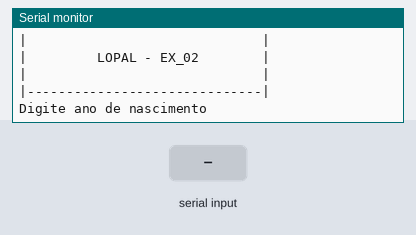
The sketch below on a simulated Arduino Uno, built with avr-gcc and run on an emulated ATmega328P. On the bench: the last lines printed to the serial monitor. Inputs (shaded band) come from the test bench.

Above: at 1.2 s.
1.3 s: "90,45\n" received over Serial
At 1.7 s:
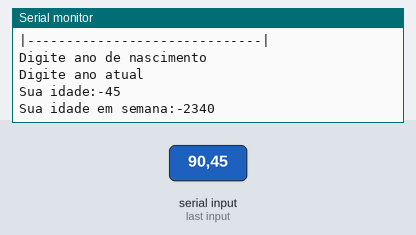
2.8 s: "30,150\n" received over Serial
At 3.6 s:
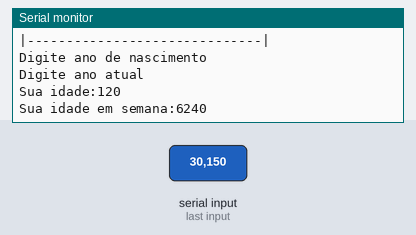

Measured:
- after the input at 1.3 s, the serial monitor: prints a new line at once (image 1)
- after the input at 2.8 s, the serial monitor: prints a new line at once (image 2)

The sketch:

Exerc_cios_02.ino
```cpp
// Declarar variáveis para armazenar o ano de nascimento e o ano atual
//Solicitar ao usuário o ano de nascimento


void setup()
{
  Serial.begin(9600);
}

//variáveis
 int idadedapessoa = 0;
 int converterparasemanas = 0;
 int anoatual = 0;
 int anodenascimento = 0;
 int idadesemana = 0;
 int idade = 52;

void loop()
  //entrada
{
  //cabeçalho - 2 pipes + 30 tracinhos
  Serial.println("|------------------------------|");//primeira Linha
  Serial.println("|                              |");
  Serial.println("|         LOPAL - EX_02        |");
  Serial.println("|                              |");
  Serial.println("|------------------------------|");//última Linha


  Serial.println();//pula uma linha
  Serial.println();//pula uma linha


 Serial.println("Digite ano de nascimento");//pergunta
  while(! Serial.available());//Espera o usuário digitar
   anodenascimento = Serial.parseInt();//resposta do usuário

  Serial.println("Digite ano atual");//pergunta
   while(! Serial.available());//Espera o usuário digitar
    anoatual = Serial.parseInt();//resposta do usuário

  //processamento
    idadedapessoa = anoatual - anodenascimento;
    idadesemana = idadedapessoa * 52;

    //saída
   Serial.println("Sua idade:" + String(idadedapessoa));
   Serial.println("Sua idade em semana:" + String(idadesemana));
   delay(1000);
}
```
